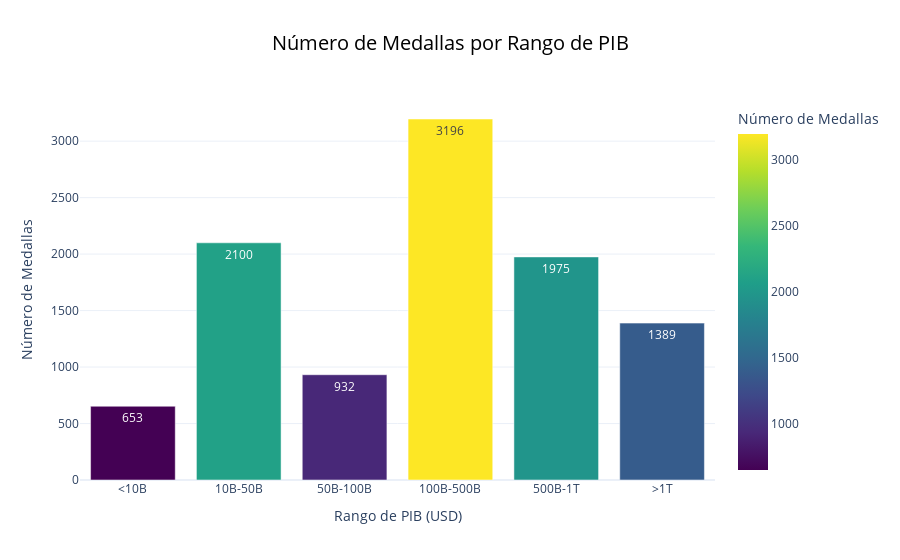

The code cell stored with this chart in its notebook:
### Code cell
import plotly.express as px

# Crear categorías para el PIB
final_dataset_cleaned['PIB_Rango'] = pd.cut(
    final_dataset_cleaned['GDP'], 
    bins=[0, 1e10, 5e10, 1e11, 5e11, 1e12, 1.5e12], 
    labels=['<10B', '10B-50B', '50B-100B', '100B-500B', '500B-1T', '>1T']
)

# Filtrar medallas
filtered_data = final_dataset_cleaned[final_dataset_cleaned['Medal'] != 'No Medal']

# Contar el número de medallas por rango de PIB
medals_by_pib_range = filtered_data.groupby('PIB_Rango')['Medal'].count().reset_index()

# Crear gráfico de barras interactivo
fig = px.bar(
    medals_by_pib_range,
    x='PIB_Rango',
    y='Medal',
    title='Número de Medallas por Rango de PIB',
    labels={'PIB_Rango': 'Rango de PIB (USD)', 'Medal': 'Número de Medallas'},
    text='Medal',
    color='Medal',
    color_continuous_scale='viridis'
)

fig.update_traces(marker=dict(size=12, line=dict(width=2, color='DarkSlateGrey')), selector=dict(mode='markers'))

fig.update_layout(
    title=dict(font=dict(size=20, color='black'), x=0.5),
    xaxis=dict(title='Rango de PIB (USD)', titlefont=dict(size=14)),
    yaxis=dict(title='Número de Medallas', titlefont=dict(size=14)),
    template='plotly_white'
)

fig.show()

### Figure 1 — Plotly figure (JSON) as saved in the notebook; plotly's stock layout.template omitted (floating-point values rounded to 4 significant figures)
{"data": [{"alignmentgroup": "True", "hovertemplate": "Rango de PIB (USD)=%{x}<br>Número de Medallas=%{marker.color}<extra></extra>", "legendgroup": "", "marker": {"color": [653, 2100, 932, 3196, 1975, 1389], "coloraxis": "coloraxis", "pattern": {"shape": ""}}, "name": "", "offsetgroup": "", "orientation": "v", "showlegend": false, "text": [653, 2100, 932, 3196, 1975, 1389], "textposition": "auto", "type": "bar", "x": ["<10B", "10B-50B", "50B-100B", "100B-500B", "500B-1T", ">1T"], "xaxis": "x", "y": [653, 2100, 932, 3196, 1975, 1389], "yaxis": "y"}], "layout": {"barmode": "relative", "coloraxis": {"colorbar": {"title": {"text": "Número de Medallas"}}, "colorscale": [[0, "#440154"], [0.1111, "#482878"], [0.2222, "#3e4989"], [0.3333, "#31688e"], [0.4444, "#26828e"], [0.5556, "#1f9e89"], [0.6667, "#35b779"], [0.7778, "#6ece58"], [0.8889, "#b5de2b"], [1, "#fde725"]]}, "legend": {"tracegroupgap": 0}, "title": {"font": {"color": "black", "size": 20}, "text": "Número de Medallas por Rango de PIB", "x": 0.5}, "xaxis": {"anchor": "y", "domain": [0, 1], "title": {"font": {"size": 14}, "text": "Rango de PIB (USD)"}}, "yaxis": {"anchor": "x", "domain": [0, 1], "title": {"font": {"size": 14}, "text": "Número de Medallas"}}}}
